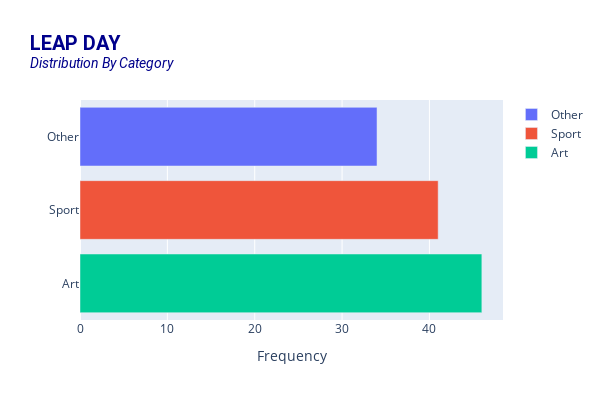

Notebook code for this chart:
### Code cell
fig = px.bar(
    bycat3, 'count', 'cat2', color = 'cat2',
    width=600, height=400,
    labels={ 
        'cat2': '', 
        'count': 'Frequency'},
    title="<b>LEAP DAY</b> <br><sup><i>Distribution By Category</i></sup>",)
fig.update_layout(
    titlefont=dict(size =20, color='darkblue', family='Roboto'))
fig.show()

### Figure 1 — Plotly figure (JSON) as saved in the notebook; plotly's stock layout.template omitted (floating-point values rounded to 4 significant figures)
{"data": [{"alignmentgroup": "True", "hovertemplate": "=%{y}<br>Frequency=%{x}<extra></extra>", "legendgroup": "Other", "marker": {"color": "#636efa", "pattern": {"shape": ""}}, "name": "Other", "offsetgroup": "Other", "orientation": "h", "showlegend": true, "textposition": "auto", "type": "bar", "x": [34], "xaxis": "x", "y": ["Other"], "yaxis": "y"}, {"alignmentgroup": "True", "hovertemplate": "=%{y}<br>Frequency=%{x}<extra></extra>", "legendgroup": "Sport", "marker": {"color": "#EF553B", "pattern": {"shape": ""}}, "name": "Sport", "offsetgroup": "Sport", "orientation": "h", "showlegend": true, "textposition": "auto", "type": "bar", "x": [41], "xaxis": "x", "y": ["Sport"], "yaxis": "y"}, {"alignmentgroup": "True", "hovertemplate": "=%{y}<br>Frequency=%{x}<extra></extra>", "legendgroup": "Art", "marker": {"color": "#00cc96", "pattern": {"shape": ""}}, "name": "Art", "offsetgroup": "Art", "orientation": "h", "showlegend": true, "textposition": "auto", "type": "bar", "x": [46], "xaxis": "x", "y": ["Art"], "yaxis": "y"}], "layout": {"barmode": "relative", "height": 400, "legend": {"title": {"text": ""}, "tracegroupgap": 0}, "title": {"font": {"color": "darkblue", "family": "Roboto", "size": 20}, "text": "<b>LEAP DAY</b> <br><sup><i>Distribution By Category</i></sup>"}, "width": 600, "xaxis": {"anchor": "y", "domain": [0, 1], "title": {"text": "Frequency"}}, "yaxis": {"anchor": "x", "categoryarray": ["Art", "Sport", "Other"], "categoryorder": "array", "domain": [0, 1], "title": {"text": ""}}}}
